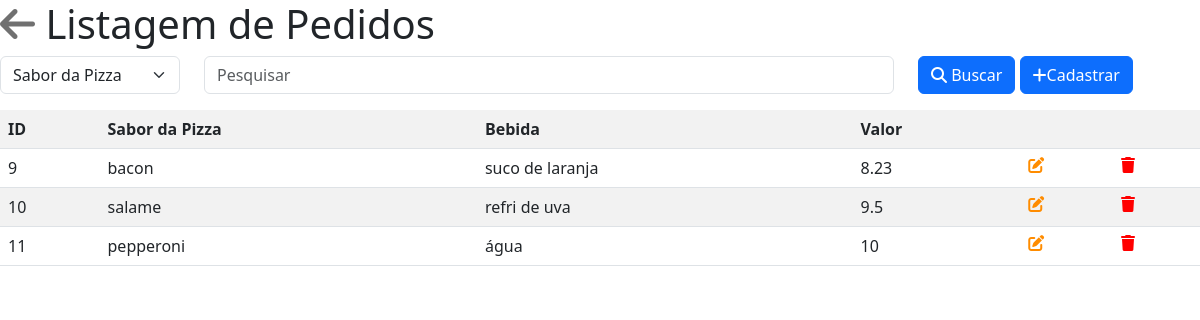
The app's page /view/PedidoList.php with its own data.
### tables this page shows
CREATE TABLE `pedido` (
  `id` int NOT NULL,
  `sabor` varchar(100) DEFAULT NULL,
  `bebida` varchar(100) DEFAULT NULL,
  `valor` double DEFAULT NULL
);

### model/BD.class.php (called while the page is built, shortened)
<?php
class BD {
  private $host = "db4free.net";
	private $dbname = "db_pizzaplex";
	private $port = 3306;
	private $usuario = "funcionario55";
	private $senha = "senha123";
	private $db_charset = "utf8";
	public function conn()
  {
    $conn = "mysql:host=$this->host;dbname=$this->dbname;port=$this->port";
    return new PDO(
      $conn,
      $this->usuario,
      $this->senha,
      [ PDO::MYSQL_ATTR_INIT_COMMAND => "SET NAMES " . $this->db_charset ]
    );
  }
	public function select($nome_tabela)
  {
    $conn = $this->conn();
    $sql = "select * from $nome_tabela;";
    $st = $conn->prepare($sql);
    $st->execute();
		return $st->fetchAll(PDO::FETCH_CLASS);
  }
}

### controller/PedidoController.php (called while the page is built, shortened)
<?php
include "../model/BD.class.php";
class PedidoController {
    private $model;
    private $table = "pedido";
    public function __construct(){
        $this->model = new BD();
    }
    public function carregar(){
        return $this->model->select($this->table);
    }
}

### view/PedidoList.php (the view, shortened to what this page needs)
<?php
include "../controller/PedidoController.php";
   $pedido = new PedidoController();
  if(!empty($_POST)){
    $load = $pedido->pesquisar($_POST);
  }else{
    $load = $pedido->carregar();
  }
?>
<html lang="pt">
  <head>
    <link rel="stylesheet" href="https://cdnjs.cloudflare.com/ajax/libs/font-awesome/6.4.0/css/all.min.css" />
    <link href="https://cdn.jsdelivr.net/npm/bootstrap@5.3.0-alpha2/dist/css/bootstrap.min.css" rel="stylesheet">
  </head>
  </head>
  <body>
    <div class="conteiner">
      <h1><a href="../index.php"><i class="fa-solid fa-arrow-left" style="color: #707070;"></i></a>
     Listagem de Pedidos</h1>
      <form action="PedidoList.php" method="post">
        <div class="row align-items-end">
          <div class="col-2">
            <select name="campo" class="form-select">
              <option value="sabor">Sabor da Pizza</option>
            </select>
          </div>
          <div class="col">
            <input type="text" name="valor" class="form-control" Placeholder="Pesquisar"/>
          </div>
          <div class="col-3">
            <button class="btn btn-primary" type="submit">
              <i class="fa-solid fa-magnifying-glass"></i> Buscar
            </button>
            <a href="PedidoForm.php" class="btn btn-primary"><i class="fa-solid fa-plus"></i>Cadastrar</a>
          </div>
        </div>
      </form>
      <table class="table table-striped">
          <tr>
              <th>ID</th>
              <th>Sabor da Pizza</th>
              <th>Bebida</th>
              <th>Valor</th>
              <th></th>
              <th></th>
          </tr>
      <?php
      foreach($load as $item){
        echo"<tr>
          <td>$item->id</td>
          <td>$item->sabor</td>
          <td>$item->bebida</td>
          <td>$item->valor</td>
          <td><a href='./PedidoForm.php?id=$item->id'><i class='fa-solid fa-pen-to-square' style='color:darkorange'></i></a></td>
          <td><a href='./PedidoList.php?id=$item->id'
            onclick='return confirm(\"Deseja Excluir?\")'
          ><i class='fa-solid fa-trash' style='color:red'></i></a></td>
        </tr>";
      }
          ?>
      </table>
    </div>
  </body>
</html>

### records on screen
pedido: id "9", sabor "bacon", bebida "suco de laranja", valor "8.23"
pedido: id "10", sabor "salame", bebida "refri de uva", valor "9.5"
pedido: id "11", sabor "pepperoni", bebida "água", valor "10"
